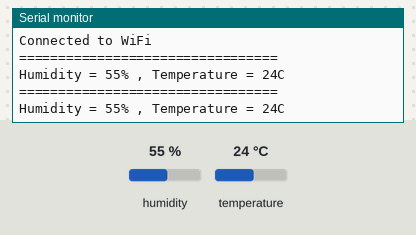
The sketch below on a simulated ESP32. Parts: the last lines printed to the serial monitor. The test bench sets the inputs (shaded band); at power-on: humidity 55 %, temperature 24 °C. WiFi joins after 1.5 s; servers stay silent unless stated.

Above: at 3.2 s.
3.3 s: humidity set to 22 %
At 4.6 s:
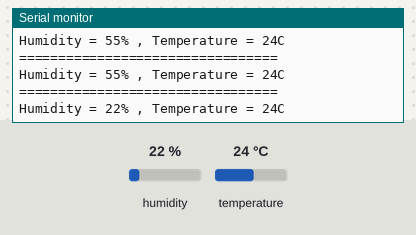
4.8 s: temperature set to 12 °C
At 5.6 s:
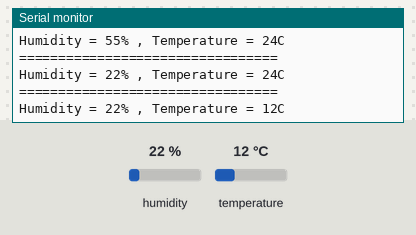
6.3 s: humidity set to 40 %
At 6.3 s:
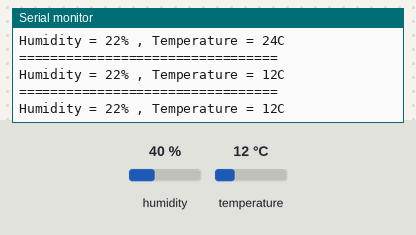
Timing chart, 0 to 9.3 s (numbered marks = the images above; inputs shaded):
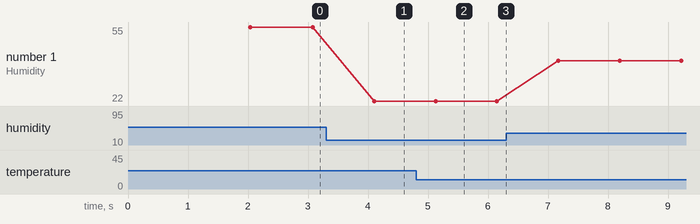

Measured:
- after the input at 3.3 s, the serial monitor: prints a new line after 0.80 s (image 1)
- after the input at 4.8 s, the serial monitor: prints a new line after 0.33 s (image 2)
- plotted number 1: 55 → 22 after the input at 3.3 s, 22 → 40 after the input at 6.3 s

The sketch:

DHT11.ino
```cpp
#include <ESP32Firebase.h>
#include <WiFi.h>
#include <SimpleDHT.h>

#define DHTPIN 4
// #define DHTTYPE SimpleDHT11

SimpleDHT11 dht11(DHTPIN);

const char* ssid = "TOTOLINK_N200RE";
const char* password = "4110056008";

const char* host = "https://test2-7a221-default-rtdb.firebaseio.com/";
// const String databaseURL = "/test2-7a221-default-rtdb-export.json";

Firebase firebase(host);

void setup() {
  Serial.begin(9600);
  // Connect to Wi-Fi
  WiFi.begin(ssid, password);
  while (WiFi.status() != WL_CONNECTED) {
    delay(1000);
    Serial.println("Connecting to WiFi...");
  }
  Serial.println("Connected to WiFi");
}

void loop() {
    byte temperature = 0;
    byte humidity = 0;
    int err = SimpleDHTErrSuccess;
    // start working...
    Serial.println("=================================");
    if ((err = dht11.read(DHTPIN, &temperature, &humidity, NULL)) != SimpleDHTErrSuccess) {
       Serial.print("Read DHT11 failed, err="); Serial.println(err);delay(1000);
       return;
    }
    Serial.print("Humidity = ");
    Serial.print((int)humidity);
    Serial.print("% , ");
    Serial.print("Temperature = ");
    Serial.print((int)temperature);
    Serial.println("C ");

    String pushData = "temperature : " + String((int)temperature) + " / humidity : " + String((int)humidity);
    firebase.pushString("DHT11",pushData);

    delay(1000);  //每3秒顯示一次
}
```
